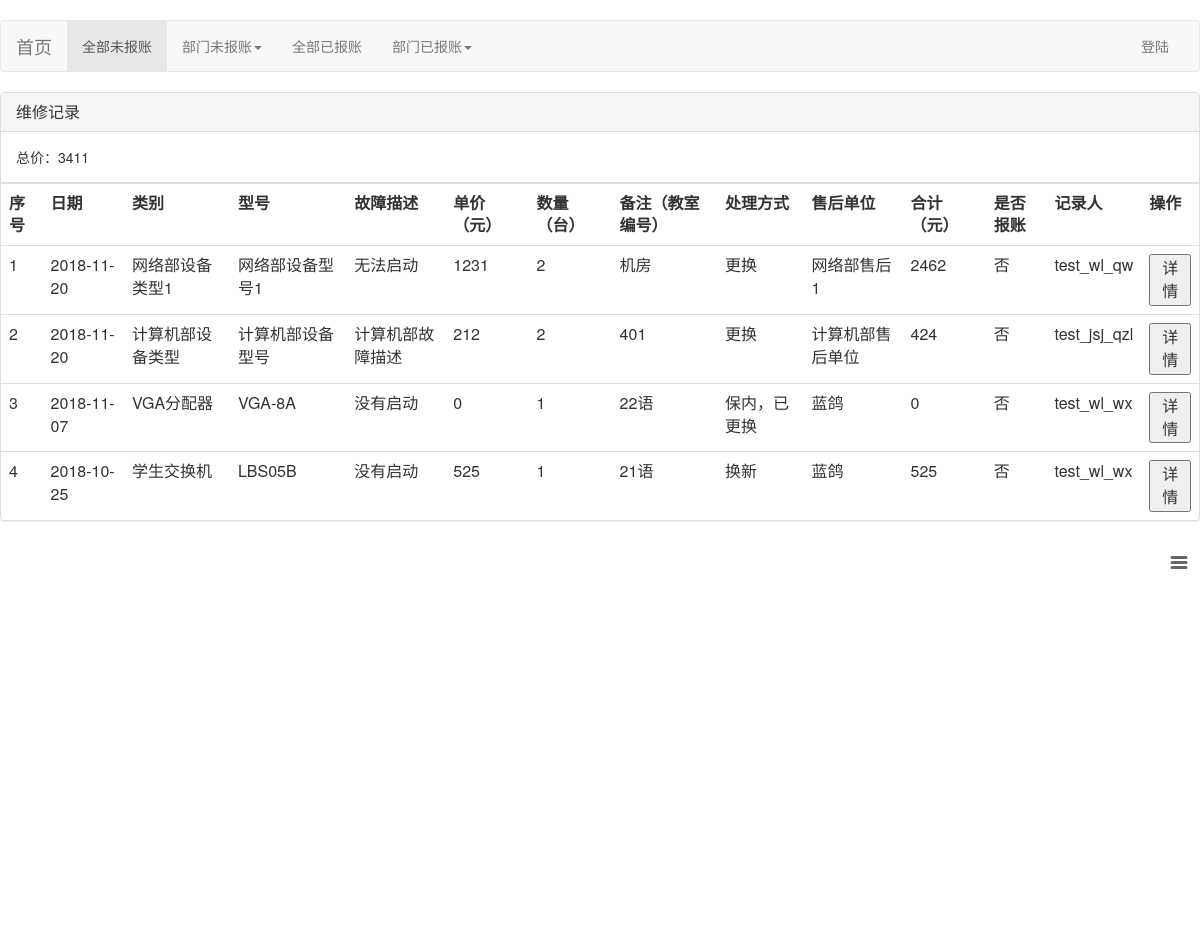
The page / on the database its author committed.
### notes/models.py (models this page shows, shortened)
class Notes(models.Model):
    date = models.DateField(default = timezone.now)
    类别 = models.ForeignKey(Unit_types , on_delete = models.DO_NOTHING)
    型号 = models.ForeignKey(Unit_models , on_delete = models.DO_NOTHING)
    故障描述 = models.CharField(max_length = 30)
    价格 = models.IntegerField()
    数量 = models.IntegerField()
    教室 = models.CharField(max_length = 30)
    报账 = models.BooleanField()
    方式 = models.CharField(max_length = 30)
    售后 = models.ForeignKey(Customer,on_delete = models.DO_NOTHING)
    状态 = models.CharField(max_length = 15 , default = '未通知售后')
    通知时间 = models.DateField(blank = True , null = True)
    到校时间 = models.DateField(blank = True , null = True)
    返校时间 = models.DateField(blank = True , null = True)
    响应时间 = models.DurationField(blank = True , null = True)
    修复时间 = models.DurationField(blank = True , null = True)
    报账时间 = models.ForeignKey(Report_time,on_delete = models.DO_NOTHING,blank = True , null = True)
    合计 = models.IntegerField(blank = True , null = True)
    owner = models.ForeignKey(User,on_delete = models.DO_NOTHING)
    sn = models.CharField(max_length = 30,blank = True , null = True , default = '无' , verbose_name = '序列号')
    asp = models.CharField(max_length = 30,blank = True , null = True , verbose_name = '售后人员')
    telephone = models.CharField(max_length = 30,blank = True , null = True , verbose_name = '售后电话')
    scraped = models.BooleanField(default = False , verbose_name = '是否报废')
    class Meta:
        ordering = ['-date']
        verbose_name = '维修记录'
        verbose_name_plural = '维修记录'

class Unit_types(models.Model):
    设备类型 = models.CharField(max_length = 30)
    customer = models.ForeignKey(Customer,on_delete = models.DO_NOTHING,verbose_name = '售后单位')
    def __str__(self):
        return self.设备类型
    class Meta:
        verbose_name = '类别'
        verbose_name_plural = '类别'

class Unit_models(models.Model):
    设备类型 = models.ForeignKey(Unit_types,on_delete = models.DO_NOTHING)
    型号 = models.CharField(max_length = 30)
    def __str__(self):
        return self.型号
    class Meta:
        verbose_name = '设备型号'
        verbose_name_plural = '设备型号'

class Customer(models.Model):
    title = models.CharField(max_length = 30 ,verbose_name = '售后单位')
    group = models.ForeignKey(Group , on_delete = models.DO_NOTHING , verbose_name = '负责部门')
    def __str__(self):
        return self.title
    class Meta:
        verbose_name = '售后单位'
        verbose_name_plural = '售后单位'

### notes/views.py (the view)
# urls.py: path('' , wbz , name = 'home'),
def wbz(request):
    contents = Notes.objects.filter(报账=False)
    prices = contents.aggregate(total = Sum('合计'))['total']
    group_p = Group.objects.filter(customer__notes__报账=False).annotate(total_p=Sum('customer__notes__合计'))
    context = {}
    context['prices'] = prices
    context['contents'] = contents
    context['group_p'] = group_p
    return render(request,'home.html',context)

### notes/templates/home.html (shortened to what this page needs)
{% extends 'base.html'%}
{% load staticfiles %}
{%block active_wbz%}
class = "active"
{%endblock%}
{%block body1%}
	<div class="panel panel-default">
    <div class="panel-heading"><h3 class="panel-title">
            维修记录
        </h3>
    </div>
	<div class="panel-body">
        总价：{{prices}}<br>
    </div>
    <div class="table-responsive">
    <table class="table table-hover">
        <th>序号</th><th>日期</th><th>类别</th><th>型号</th><th>故障描述</th><th>单价（元）</th><th>数量（台）</th><th>备注（教室编号）</th><th>处理方式</th><th>售后单位</th><th>合计（元）</th><th>是否报账</th><th>记录人</th><th>操作</th>
        {% for content in contents %}
	<tr><td>{{forloop.counter}}</td><td>{{content.date|date:"Y-m-d"}}</td><td>{{content.类别}}</td><td>{{content.型号}}</td><td>{{content.故障描述}}</td><td>{{content.价格}}</td><td>{{content.数量}}</td><td>{{content.教室}}</td><td>{{content.方式}}</td><td>{{content.售后}}</td><td>{{content.合计}}</td><td>否</td><td>{{content.owner}}</td><td><button type="button" onClick="h{{content.id}}()">详情</button></td></tr>
	{% endfor %}
    </table>
    </div>
</div>
<div id="container" style="min-width:400px;height:400px">
</div>
{%endblock%}

### notes/templates/base.html (shortened to what this page needs)
﻿{% load staticfiles %}
<!DOCTYPE html>
<html lang="zh-CN">
  <head>
    <link href="{% static 'css/bootstrap.min.css'%}" rel="stylesheet">
  </head>
  <body>
<div class="navbar navbar-default" role="navigation">
    <div class="container-fluid">
    <div class="navbar-header">
        <a class="navbar-brand" href="{%url 'home'%}">首页</a>
    </div>
    <div class="collapse navbar-collapse" id="example-navbar-collapse">
        <ul class="nav navbar-nav">
            <li {%block active_wbz%}{%endblock%}><a href="{%url 'home'%}">全部未报账</a></li>
     <li class="dropdown">
      <a {%block active_wbz_bm%}{%endblock%} class="dropdown-toggle" data-toggle="dropdown">
         部门未报账<span class="caret"></span>
      </a>
    </li>
    <li {%block active_ybz%}{%endblock%}><a href="{%url 'ybz'%}">全部已报账</a></li>
    <li class="dropdown">
      <a class="dropdown-toggle" data-toggle="dropdown">
         部门已报账<span class="caret"></span>
      </a>
    </li>
    </ul>
    <ul class="nav navbar-nav navbar-right">
    {%if request.user.is_authenticated%}
    	<li><a href="{%url 'user_admin' user.id%}">{{user}}</a></li>
    	<li><a href="{%url 'logout_view'%}">注销</a></li>
    {%else%}
    	<li><a href="{%url 'login'%}">登陆</a></li>
    {%endif%}
        </ul>
    </div>
    </div>
</div>
{%block body1%}{%endblock%}
  </body>
</html>

### rows shown on the page
Notes: date "2018-11-20", 类别 "网络部设备类型1", 型号 "网络部设备型号1", 故障描述 "无法启动", 价格 "1231", 数量 "2", 教室 "机房", 方式 "更换", 售后 "网络部售后1", 合计 "2462", owner "test_wl_qw"
Notes: date "2018-11-20", 类别 "计算机部设备类型", 型号 "计算机部设备型号", 故障描述 "计算机部故障描述", 价格 "212", 数量 "2", 教室 "401", 方式 "更换", 售后 "计算机部售后单位", 合计 "424", owner "test_jsj_qzl"
Notes: date "2018-11-07", 类别 "VGA分配器", 型号 "VGA-8A", 故障描述 "没有启动", 价格 "0", 数量 "1", 教室 "22语", 方式 "保内，已更换", 售后 "蓝鸽", 合计 "0", owner "test_wl_wx"
Notes: date "2018-10-25", 类别 "学生交换机", 型号 "LBS05B", 故障描述 "没有启动", 价格 "525", 数量 "1", 教室 "21语", 方式 "换新", 售后 "蓝鸽", 合计 "525", owner "test_wl_wx"

### other values the page prints
{{ prices }} "3411"
